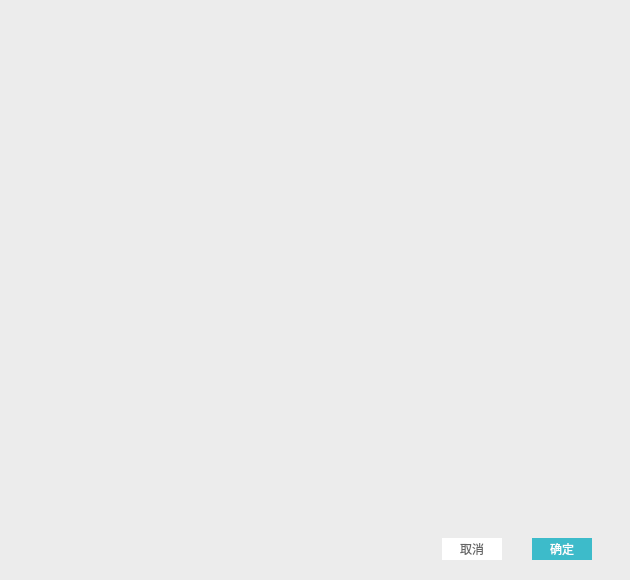
<?xml version="1.0" encoding="UTF-8"?>
<ui version="4.0">
 <class>NoteEditDialog</class>
 <widget class="QDialog" name="NoteEditDialog">
  <property name="geometry">
   <rect>
    <x>0</x>
    <y>0</y>
    <width>630</width>
    <height>580</height>
   </rect>
  </property>
  <property name="windowTitle">
   <string>Dialog</string>
  </property>
  <property name="styleSheet">
   <string notr="true">QWidget{
	font-family:&quot;微软雅黑&quot;;
}

QWidget#NoteEditDialog{
    background-color: #ECECEC;
}

QPushButton#pbt_cancel{
    color: #666666;
	background-color: #FFFFFF;
	border:none;
}
QPushButton#pbt_ok{
    color: #FFFFFF;
	background-color: #3dbbca;
	border:none;
}
QPushButton#pbt_cancel:hover,#pbt_ok:hover {
    color: #FFFFFF;
	background-color: #3dbbca;
}
QPushButton#pbt_cancel:pressed,#pbt_ok:pressed{

    color: #FFFFFF;
	background-color: #1194a4;
}
QPushButton#pbt_cancel:checked, #pbt_ok:checked{

    color: #FFFFFF;
	background-color: #1ba9ba;
}
</string>
  </property>
  <layout class="QVBoxLayout" name="verticalLayout_4">
   <property name="spacing">
    <number>0</number>
   </property>
   <property name="leftMargin">
    <number>0</number>
   </property>
   <property name="topMargin">
    <number>0</number>
   </property>
   <property name="rightMargin">
    <number>0</number>
   </property>
   <property name="bottomMargin">
    <number>0</number>
   </property>
   <item>
    <widget class="QWidget" name="shadowbg" native="true">
     <layout class="QVBoxLayout" name="verticalLayout_3">
      <property name="spacing">
       <number>0</number>
      </property>
      <property name="leftMargin">
       <number>8</number>
      </property>
      <property name="topMargin">
       <number>8</number>
      </property>
      <property name="rightMargin">
       <number>8</number>
      </property>
      <property name="bottomMargin">
       <number>8</number>
      </property>
      <item>
       <widget class="QWidget" name="shadowinnerbg" native="true">
        <layout class="QVBoxLayout" name="verticalLayout_2">
         <property name="spacing">
          <number>0</number>
         </property>
         <property name="leftMargin">
          <number>0</number>
         </property>
         <property name="topMargin">
          <number>0</number>
         </property>
         <property name="rightMargin">
          <number>0</number>
         </property>
         <property name="bottomMargin">
          <number>0</number>
         </property>
         <item>
          <widget class="TitlebarWidget" name="titlebar" native="true">
           <property name="minimumSize">
            <size>
             <width>0</width>
             <height>30</height>
            </size>
           </property>
           <property name="maximumSize">
            <size>
             <width>16777215</width>
             <height>30</height>
            </size>
           </property>
          </widget>
         </item>
         <item>
          <widget class="QWidget" name="widget_2" native="true">
           <layout class="QVBoxLayout" name="verticalLayout">
            <property name="spacing">
             <number>0</number>
            </property>
            <property name="leftMargin">
             <number>0</number>
            </property>
            <property name="topMargin">
             <number>0</number>
            </property>
            <property name="rightMargin">
             <number>0</number>
            </property>
            <property name="bottomMargin">
             <number>0</number>
            </property>
            <item>
             <widget class="webview" name="webView" native="true"/>
            </item>
           </layout>
          </widget>
         </item>
         <item>
          <widget class="QWidget" name="widget" native="true">
           <property name="minimumSize">
            <size>
             <width>0</width>
             <height>45</height>
            </size>
           </property>
           <property name="maximumSize">
            <size>
             <width>16777215</width>
             <height>45</height>
            </size>
           </property>
           <property name="sizeIncrement">
            <size>
             <width>0</width>
             <height>0</height>
            </size>
           </property>
           <property name="baseSize">
            <size>
             <width>0</width>
             <height>0</height>
            </size>
           </property>
           <layout class="QHBoxLayout" name="horizontalLayout">
            <property name="spacing">
             <number>30</number>
            </property>
            <property name="leftMargin">
             <number>0</number>
            </property>
            <property name="topMargin">
             <number>0</number>
            </property>
            <property name="rightMargin">
             <number>30</number>
            </property>
            <property name="bottomMargin">
             <number>0</number>
            </property>
            <item>
             <spacer name="horizontalSpacer">
              <property name="orientation">
               <enum>Qt::Horizontal</enum>
              </property>
              <property name="sizeHint" stdset="0">
               <size>
                <width>401</width>
                <height>20</height>
               </size>
              </property>
             </spacer>
            </item>
            <item>
             <widget class="QPushButton" name="pbt_cancel">
              <property name="minimumSize">
               <size>
                <width>60</width>
                <height>22</height>
               </size>
              </property>
              <property name="text">
               <string>取消</string>
              </property>
              <property name="flat">
               <bool>true</bool>
              </property>
             </widget>
            </item>
            <item>
             <widget class="QPushButton" name="pbt_ok">
              <property name="minimumSize">
               <size>
                <width>60</width>
                <height>22</height>
               </size>
              </property>
              <property name="text">
               <string>确定</string>
              </property>
              <property name="flat">
               <bool>true</bool>
              </property>
             </widget>
            </item>
           </layout>
          </widget>
         </item>
        </layout>
       </widget>
      </item>
     </layout>
    </widget>
   </item>
  </layout>
 </widget>
 <customwidgets>
  <customwidget>
   <class>TitlebarWidget</class>
   <extends>QWidget</extends>
   <header location="global">TitlebarWidget.h</header>
   <container>1</container>
  </customwidget>
  <customwidget>
   <class>webview</class>
   <extends>QWidget</extends>
   <header>webview.h</header>
   <container>1</container>
  </customwidget>
 </customwidgets>
 <resources/>
 <connections/>
</ui>
